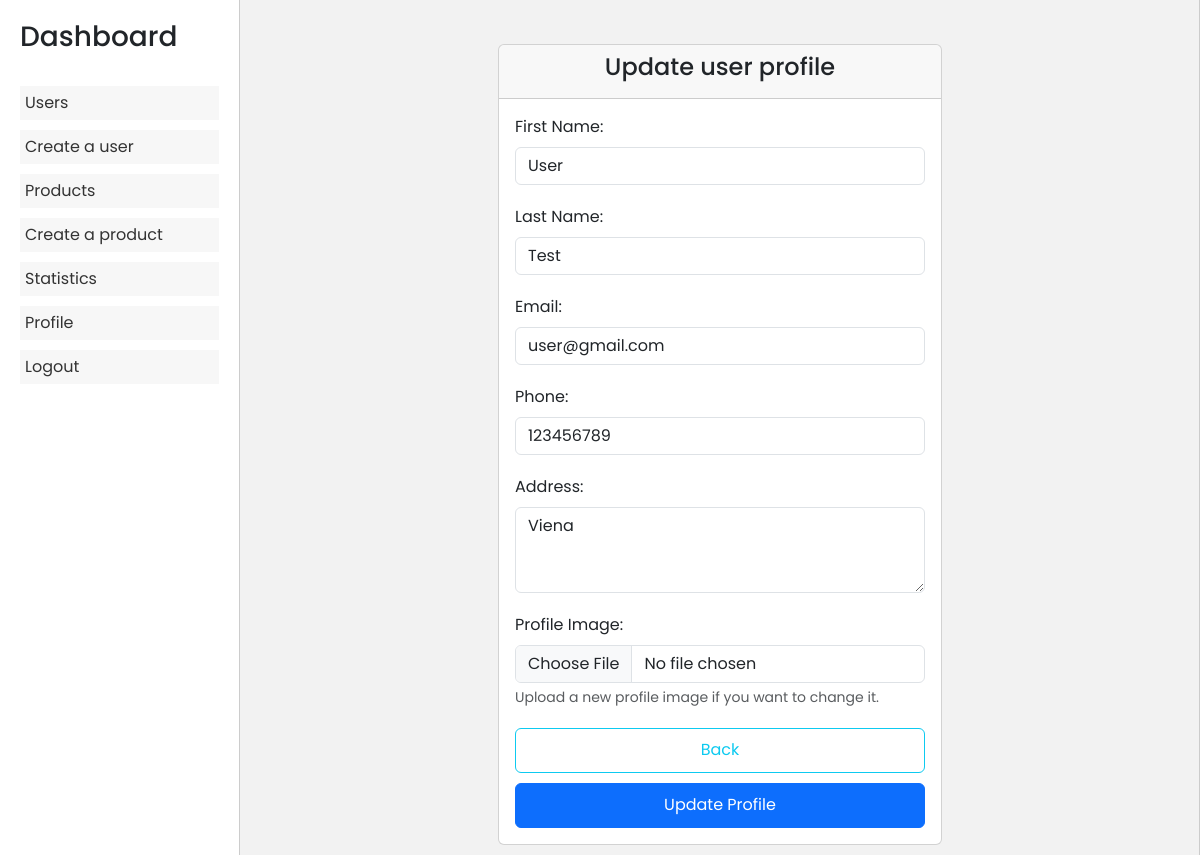
Page /admin/dashboard.php?page=update_users&id=12 (signed in) on the earlier database version.
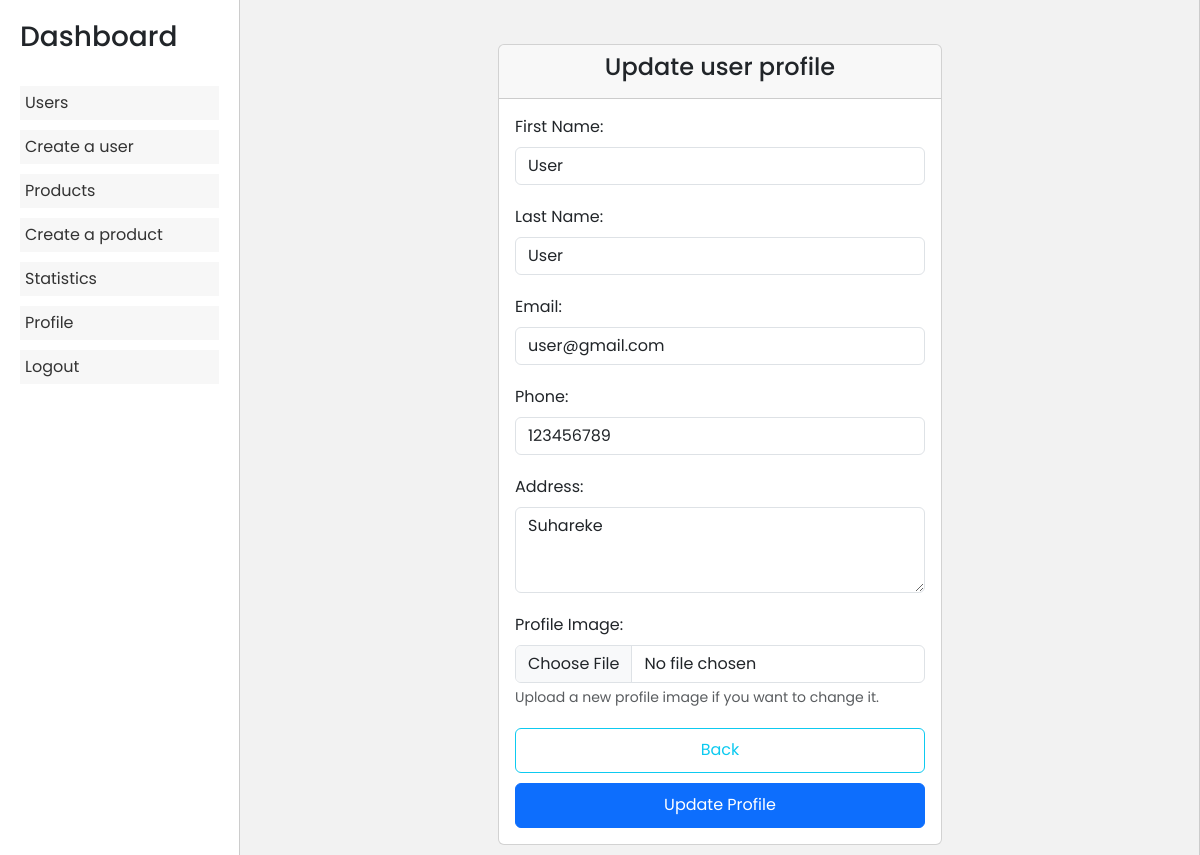
Same page on the later database version.
### tables this page shows
CREATE TABLE IF NOT EXISTS `users` (
  `id` int NOT NULL AUTO_INCREMENT,
  `first_name` varchar(50) NOT NULL,
  `last_name` varchar(50) NOT NULL,
  `email` varchar(50) NOT NULL,
  `phone` varchar(20) NOT NULL,
  `address` varchar(100) NOT NULL,
  `image` varchar(100) DEFAULT NULL,
  `password` varchar(255) NOT NULL,
  `status` varchar(10) NOT NULL DEFAULT 'user',
  `is_banned` enum('Yes','No') NOT NULL DEFAULT 'No',
  PRIMARY KEY (`id`),
  UNIQUE KEY `email` (`email`)
);

### admin/update_users.php (the view, shortened to what this page needs)
<?php
if (isset($_SESSION["admin"])) {
    require "../validate/connect.php";
    $id = $_GET["id"];
    $sql = "SELECT * FROM users WHERE id=$id";
    $result = mysqli_query($connect, $sql);
    $row = mysqli_fetch_assoc($result);
?>
    <!DOCTYPE html>
    <html lang="en">
    <head>
        <link href="https://cdn.jsdelivr.net/npm/bootstrap@5.3.0/dist/css/bootstrap.min.css" rel="stylesheet">
    </head>
    <body>
        <div class="container mt-4">
            <div class="row justify-content-center">
                <div class="col-md-6">
                    <div class="card">
                        <div class="card-header">
                            <h4 class="text-center">Update user profile</h4>
                        </div>
                        <div class="card-body">
                            <form method="post" enctype="multipart/form-data">
                                <div class="form-group">
                                    <label for="first_name" class="form-label">First Name:</label>
                                    <input type="text" name="first_name" class="form-control" value="<?php echo $row['first_name']; ?>">
                                </div>
                                <div class="form-group">
                                    <label for="last_name" class="form-label">Last Name:</label>
                                    <input type="text" name="last_name" class="form-control" value="<?php echo $row['last_name']; ?>">
                                </div>
                                <div class="form-group">
                                    <label for="email" class="form-label">Email:</label>
                                    <input type="email" name="email" class="form-control" value="<?php echo $row['email']; ?>">
                                </div>
                                <div class="form-group">
                                    <label for="phone" class="form-label">Phone:</label>
                                    <input type="text" name="phone" class="form-control" value="<?php echo $row['phone']; ?>">
                                </div>
                                <div class="form-group">
                                    <label for="address" class="form-label">Address:</label>
                                    <textarea name="address" class="form-control" rows="3"><?php echo $row['address']; ?></textarea>
                                </div>
                                <div class="form-group">
                                    <label for="image" class="form-label">Profile Image:</label>
                                    <input type="file" name="picture" class="form-control">
                                    <small class="form-text text-muted">Upload a new profile image if you want to change it.</small>
                                </div>
                                <div class="buttons">
                                    <a style="text-decoration: none;" href="dashboard.php?page=users" class="btn btn-outline-info width-btn-2">Back</a>
                                    <button type="submit" name="update" class="btn btn-primary width-btn-2">Update Profile</button>
                                </div>
                            </form>
                        </div>
                    </div>
                </div>
            </div>
        </div>
    </body>
    </html>
<?php
} else if (isset($_SESSION["user"])) {
    header("location:../home.php");
} else {
    header("Location: ../login.php");
}

Differences in the rows shown:
changed users "User": last_name "Test" → "User"; address "Viena" → "Suhareke"
